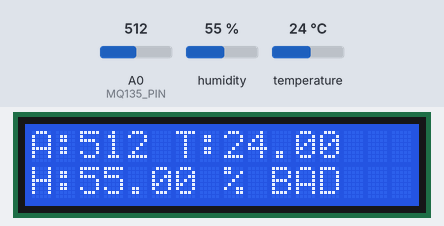
Recording of a sketch running on a simulated Arduino Uno, built with avr-gcc and run on an emulated ATmega328P. Parts: 16×2 character LCD. The inputs (shaded band) are chosen by the test bench; at power-on: A0 (MQ135_PIN) = 512, humidity 55 %, temperature 24 °C.

Above: at 1.2 s.
1.3 s: A0 (MQ135_PIN) set to 308
At 2.6 s:
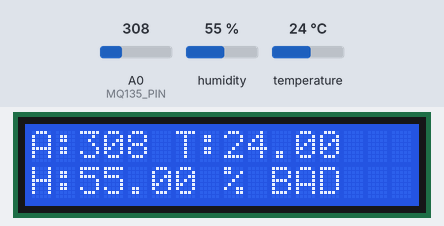
4.0 s: A0 (MQ135_PIN) set to 293
At 4.7 s:
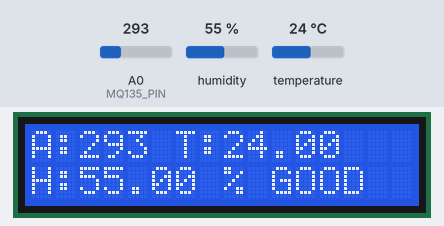
6.7 s: A0 (MQ135_PIN) set to 306
At 9.1 s:
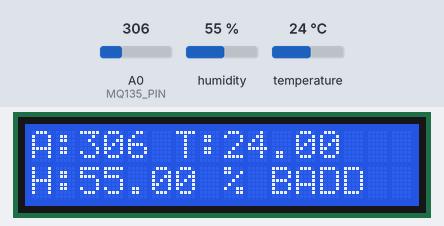
9.8 s: humidity set to 22 %
At 11.3 s:
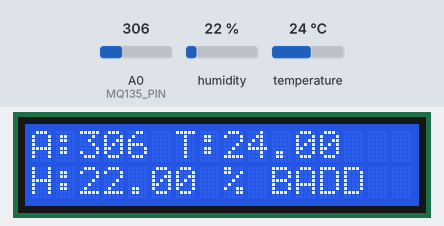
12.5 s: temperature set to 12 °C
At 15.5 s:
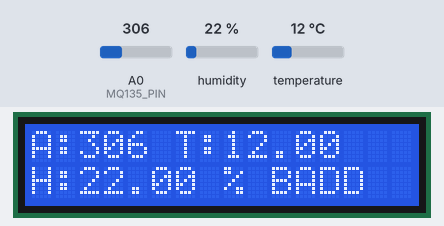
15.9 s: humidity set to 40 %
At 17.7 s:
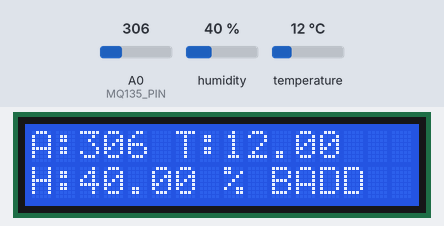
Timing chart, 0 to 19.2 s (numbered marks = the images above; inputs shaded):
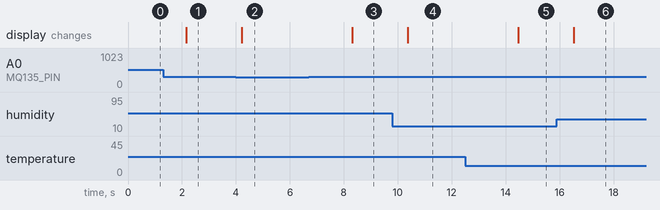

Measured:
- the behaviour switches between 301 and 300 on A0 (MQ135_PIN) (found by bisection; images 1 and 2)
- after the input at 1.3 s, the display: changes after 0.86 s (image 1)
- after the input at 4.0 s, the display: changes after 0.21 s (image 2)
- after the input at 6.7 s, the display: changes after 1.6 s (image 3)
- after the input at 9.8 s, the display: changes after 0.57 s (image 4)
- after the input at 12.5 s, the display: changes after 2.0 s (image 5)
- after the input at 15.9 s, the display: changes after 0.61 s (image 6)

The sketch:

the_clean_code.ino
```cpp
#include <Wire.h>
#include <LiquidCrystal_I2C.h>
#include <DHT.h>

#define MQ135_PIN A0
#define DHTPIN 4
#define DHTTYPE DHT11

LiquidCrystal_I2C lcd(0x27, 16, 2);
DHT dht(DHTPIN, DHTTYPE);

void setup() {
  Serial.begin(9600);
  Wire.begin();
  lcd.init();
  lcd.backlight();
  dht.begin();
}

void loop() {
  int airValue = analogRead(MQ135_PIN);
  float temp = dht.readTemperature();
  float hum = dht.readHumidity();
  String statusText = (airValue > 300) ? "BAD" : "GOOD";

  lcd.setCursor(0, 0);
  lcd.print("A:"); lcd.print(airValue);
  lcd.print(" T:"); lcd.print(temp);

  lcd.setCursor(0, 1);
  lcd.print("H:"); lcd.print(hum);
  lcd.print(" % "); lcd.print(statusText);

  delay(2000);
}
```
